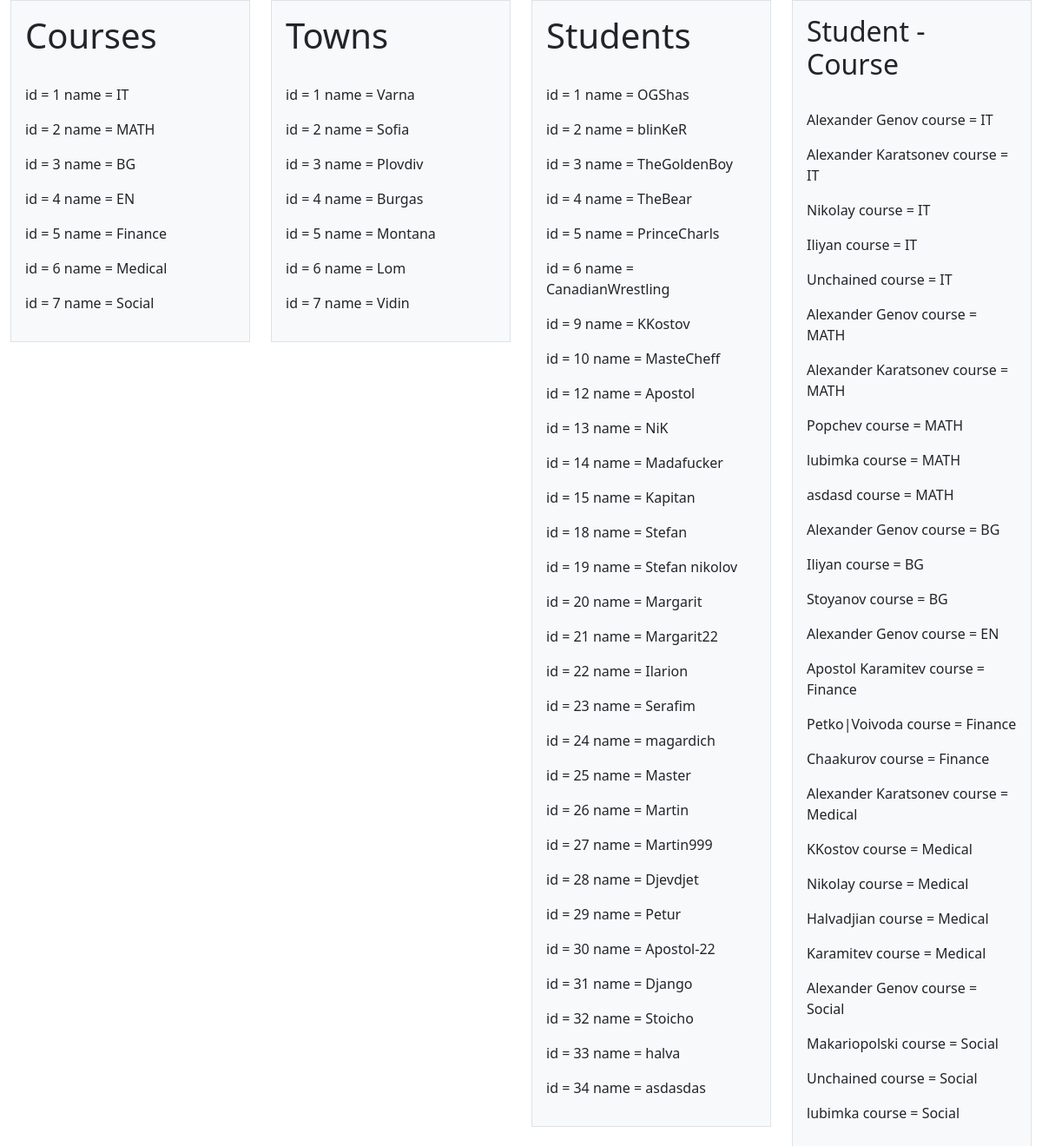
The app's page /admin/studentsInfo.php with its own data.
### tables this page shows
CREATE TABLE `courses` (
  `Id` int NOT NULL,
  `Name` varchar(50) NOT NULL
);

CREATE TABLE `town` (
  `Id` int NOT NULL,
  `Name` varchar(50) NOT NULL
);

CREATE TABLE `students` (
  `Id` int NOT NULL,
  `Username` varchar(50) NOT NULL,
  `Name` varchar(50) DEFAULT NULL,
  `townID` int NOT NULL
);

### src/db-connection.php (called while the page is built, shortened)
<?php
class Database
{
    private $servername = 'mysql:host=localhost;dbname=mystudentsystem';
    private $username = "root";
    private $password = "root";
    private $conn;
    private function connect(): void
    {
        try {
            $this->conn = new PDO($this->servername, $this->username, $this->password);
            $this->conn->setAttribute(PDO::ATTR_ERRMODE, PDO::ERRMODE_EXCEPTION);
        } catch (PDOException $e) {
            die("Connection failed: " . $e->getMessage());
        }
    }
    public function getConnection()
    {
        return $this->conn;
    }
}

### src/dataHandler.php (called while the page is built, shortened)
<?php
require_once 'db-connection.php';
class DataHandler
{
    private $db;
    public function __construct()
    {
        $this->db = new Database();
    }
    public function getStudents()
    {
        $query = "SELECT id , name, username  FROM students";
        $stmt = $this->db->getConnection()->prepare($query);
        $stmt->execute();
        return $stmt->fetchAll(PDO::FETCH_ASSOC);
    }
    public function getTowns()
    {
        $query = "SELECT id, name FROM town";
        $stmt = $this->db->getConnection()->prepare($query);
        $stmt->execute();
        return $stmt->fetchAll(PDO::FETCH_ASSOC);
    }
    public function getCourse()
    {
        $query = "SELECT id, name FROM courses";
        $stmt = $this->db->getConnection()->prepare($query);
        $stmt->execute();
        return $stmt->fetchAll(PDO::FETCH_ASSOC);
    }
    public function get_Student_Course()
    {
        $query = "
  SELECT
    s.name AS student_name,
    c.name AS course_name
FROM
    studentscourses sc
JOIN
    students s ON sc.studentID = s.id
JOIN
    courses c ON sc.courseID = c.id;
";
        $stmt = $this->db->getConnection()->prepare($query);
        $stmt->execute();
        return $stmt->fetchAll(PDO::FETCH_ASSOC);
    }
}

### admin/studentsInfo.php (the view, shortened to what this page needs)
<?php
require_once '../src/dataHandler.php';
$dataHandler = new DataHandler();
$courses = $dataHandler->getCourse();
$students = $dataHandler->getStudents();
$towns = $dataHandler->getTowns();
$student_course = $dataHandler->get_Student_Course();
?>
<!DOCTYPE html>
<html lang="en">
<head>
    <link href="https://cdn.jsdelivr.net/npm/bootstrap@5.3.3/dist/css/bootstrap.min.css" rel="stylesheet">
</head>
<body>
<div class="container-fluid">
    <div class="row">
        <div class="col-lg-3 col-md-6 col-sm-12">
            <div class="p-3 border bg-light">
                <h1>Courses</h1>
                <br>
                <?php foreach ($courses as $course) : ?>
                    <p><?php echo 'id = ' . htmlspecialchars($course['id']) . '  name = ' . htmlspecialchars($course['name']); ?></p>
                <?php endforeach; ?>
            </div>
        </div>
        <div class="col-lg-3 col-md-6 col-sm-12">
            <div class="p-3 border bg-light">
                <h1>Towns</h1>
                <br>
                <?php foreach ($towns as $town) : ?>
                    <p> <?php echo 'id = ' . htmlspecialchars($town['id']) . ' name = ' . htmlspecialchars($town['name']); ?></p>
                <?php endforeach; ?>
            </div>
        </div>
        <div class="col-lg-3 col-md-6 col-sm-12">
            <div class="p-3 border bg-light">
                <h1>Students</h1>
                <br>
                <?php foreach ($students as $student) : ?>
                    <p> <?php echo 'id = ' . htmlspecialchars($student['id']) . ' name = ' . htmlspecialchars($student['username']); ?> </p>
                <?php endforeach; ?>
            </div>
        </div>
        <div class="col-lg-3 col-md-6 col-sm-12">
            <div class="p-3 border bg-light">
                <h2>Student - Course</h2>
                <br>
                <?php foreach ($student_course as $value) : ?>
                    <p> <?php echo htmlspecialchars($value['student_name']) . ' course = ' . htmlspecialchars($value['course_name']); ?> </p>
                <?php endforeach; ?>
            </div>
        </div>
    </div>
</div>
</body>
</html>

### records on screen
courses: Id "1", Name "IT"
courses: Id "2", Name "MATH"
courses: Id "3", Name "BG"
courses: Id "4", Name "EN"
courses: Id "5", Name "Finance"
courses: Id "6", Name "Medical"
courses: Id "7", Name "Social"
town: Id "1", Name "Varna"
town: Id "2", Name "Sofia"
town: Id "3", Name "Plovdiv"
town: Id "4", Name "Burgas"
town: Id "5", Name "Montana"
town: Id "6", Name "Lom"
town: Id "7", Name "Vidin"
students: Id "1", Username "OGShas", Name "Alexander Genov", courses.Name "IT", courses.Name "MATH", courses.Name "BG", courses.Name "EN", courses.Name "Social"
students: Id "2", Username "blinKeR", Name "Alexander Karatsonev", courses.Name "IT", courses.Name "MATH", courses.Name "Medical"
students: Id "3", Username "TheGoldenBoy"
students: Id "4", Username "TheBear"
students: Id "5", Username "PrinceCharls"
students: Id "6", Username "CanadianWrestling"
students: Id "9", Username "KKostov", Name "KKostov", courses.Name "Medical"
students: Id "10", Username "MasteCheff"
students: Id "12", Username "Apostol", Name "Apostol Karamitev", courses.Name "Finance"
students: Id "13", Username "NiK", Name "Nikolay", courses.Name "IT", courses.Name "Medical"
students: Id "14", Username "Madafucker", Name "Iliyan", courses.Name "IT", courses.Name "BG"
students: Id "15", Username "Kapitan", Name "Petko|Voivoda", courses.Name "Finance"
students: Id "18", Username "Stefan"
students: Id "19", Username "Stefan nikolov"
students: Id "20", Username "Margarit"
students: Id "21", Username "Margarit22"
students: Id "22", Username "Ilarion", Name "Makariopolski", courses.Name "Social"
students: Id "23", Username "Serafim"
students: Id "24", Username "magardich", Name "Halvadjian", courses.Name "Medical"
students: Id "25", Username "Master"
students: Id "26", Username "Martin"
students: Id "27", Username "Martin999"
students: Id "28", Username "Djevdjet", Name "Chaakurov", courses.Name "Finance"
students: Id "29", Username "Petur", Name "Stoyanov", courses.Name "BG"
students: Id "30", Username "Apostol-22", Name "Karamitev", courses.Name "Medical"
students: Id "31", Username "Django", Name "Unchained", courses.Name "IT", courses.Name "Social"
students: Id "32", Username "Stoicho", Name "Popchev", courses.Name "MATH"
students: Id "33", Username "halva", Name "lubimka", courses.Name "MATH", courses.Name "Social"
students: Id "34", Username "asdasdas", Name "asdasd", courses.Name "MATH"
